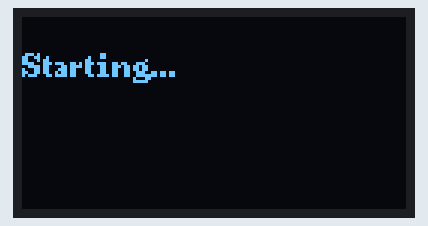
The sketch below on a simulated ESP32. Shown: 128×64 one-colour display. Random numbers use the default seed unless the sketch sets one; what the sketch prints to the serial monitor is not drawn.

Above: at 0.1 s.
At 4.1 s:
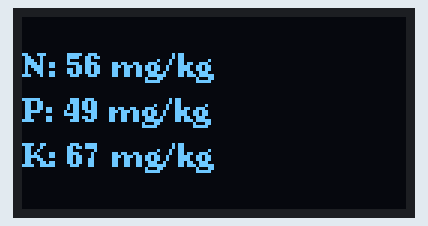
At 32.2 s:
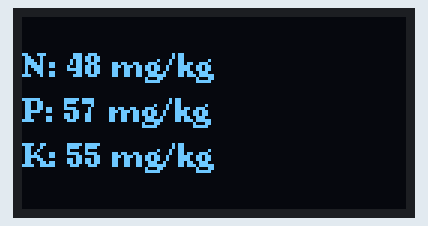
At 60.4 s:
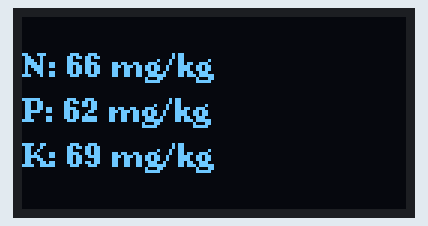
At 88.5 s:
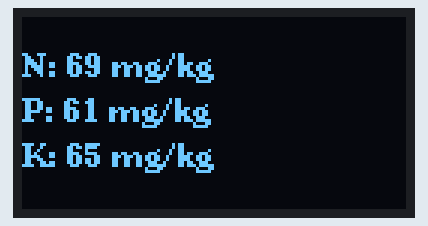
At 123.6 s:
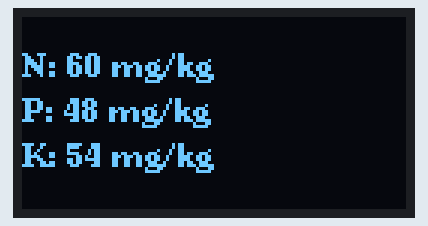

The sketch:

esp32_npk_sensor.ino
```cpp
#include <Wire.h>
#include <U8g2lib.h>

// OLED Setup (I2C pins for ESP32: SDA = 21, SCL = 22)
U8G2_SSD1306_128X64_NONAME_F_HW_I2C u8g2(
    U8G2_R0, /* reset=/ U8X8_PIN_NONE, / clock=/ 22, / data=*/21);

// RS485 (UART1) Setup
HardwareSerial RS485Serial(1);
#define RXD2 16
#define TXD2 17
#define DE 18
#define RE 19

void setup()
{
    Serial.begin(9600);
    Wire.begin(21, 22); // I2C

    // OLED init
    u8g2.begin();
    u8g2.clearBuffer();
    u8g2.setFont(u8g2_font_ncenB08_tr);
    u8g2.drawStr(0, 20, "Starting...");
    u8g2.sendBuffer();

    // RS485 UART init
    RS485Serial.begin(4800, SERIAL_8N1, RXD2, TXD2);
    pinMode(DE, OUTPUT);
    pinMode(RE, OUTPUT);
    digitalWrite(DE, LOW);
    digitalWrite(RE, LOW);

    delay(2000);
}

void loop()
{
    byte query[] = {0x01, 0x03, 0x00, 0x00, 0x00, 0x07, 0x04, 0x08};
    byte response[19];

    // Send Modbus query
    digitalWrite(DE, HIGH);
    digitalWrite(RE, HIGH);
    RS485Serial.write(query, sizeof(query));
    RS485Serial.flush();
    digitalWrite(DE, LOW);
    digitalWrite(RE, LOW);

    delay(1000); // Wait for response

    uint16_t N, P, K;
    bool dataFromSensor = false;

    if (RS485Serial.readBytes(response, 19) == 19)
    {
        // ✅ Sensor responded correctly
        N = (response[11] << 8) | response[12];
        P = (response[13] << 8) | response[14];
        K = (response[15] << 8) | response[16];
        dataFromSensor = true;
    }
    else
    {
        randomSeed(millis()); // Seed the random number generator

        N = random(45, 71); // 45 to 70 inclusive
        P = random(45, 71);
        K = random(45, 71);
    }

    // Print to Serial Monitor
    Serial.printf("N: %d  P: %d  K: %d \n", N, P, K);

    // Prepare display strings
    char buf1[20], buf2[20], buf3[20];
    sprintf(buf1, "N: %d mg/kg", N);
    sprintf(buf2, "P: %d mg/kg", P);
    sprintf(buf3, "K: %d mg/kg", K);

    // Show on OLED
    u8g2.clearBuffer();
    u8g2.setFont(u8g2_font_ncenB08_tr);
    u8g2.drawStr(0, 20, buf1);
    u8g2.drawStr(0, 35, buf2);
    u8g2.drawStr(0, 50, buf3);

    // Show status
    // if (!dataFromSensor)
    //   u8g2.drawStr(0, 60, "Using default values");

    u8g2.sendBuffer();

    delay(5000); // Wait 4 sec before next read
}
```

Measured:
- what the display in image 1 shows lasts 7.0 s, from 4.1 s to 11.1 s
